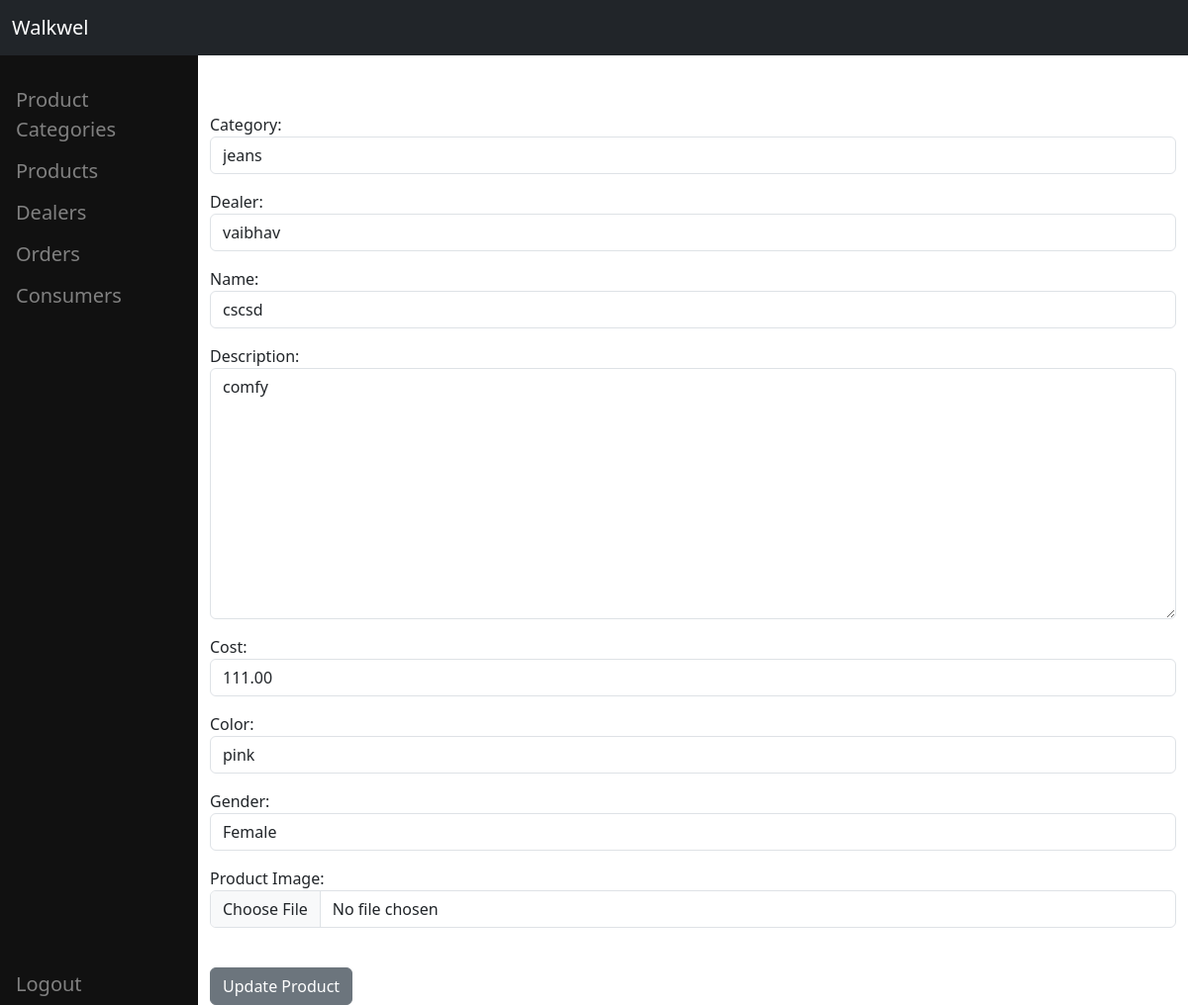
The page /update_product/14 (signed in) on the database its author committed.
### website/models.py (models this page shows, shortened)
class Product(models.Model):
    pid=models.AutoField(primary_key=True)
    category = models.ForeignKey(ProductCategory,on_delete=models.CASCADE, to_field='name')
    product_image= models.ImageField(upload_to='product_image/',null=True,blank=True)
    dealer = models.ForeignKey(Dealer, on_delete=models.CASCADE,to_field='email',default='Shop4u')
    name = models.CharField(max_length=255)
    description = models.TextField()
    cost = models.DecimalField(max_digits=10, decimal_places=2)
    color = models.CharField(max_length=50)
    gender = models.CharField(max_length=1, choices=Consumer.gender_choices,null=True)

class ProductCategory(models.Model):
    name = models.CharField(max_length=255,primary_key=True)
    description = models.TextField(default='large')
    is_active = models.BooleanField(default=True)
    def __str__(self):
        return self.name

### website/views.py (the view)
# urls.py: path('update_product/<int:pk>', views.update_product, name='update-product'),
def update_product(request, pk):
    if request.user.is_authenticated:
        current_product = Product.objects.get(pk=pk)
        if request.method == "POST":
            form = addproductform(request.POST, request.FILES, instance=current_product)
            if form.is_valid():
                form.save()
                messages.success(request, "Product Has Been Updated!")
                return redirect('product-list')
        else:
            form = addproductform(instance=current_product)
        return render(request, 'update_product.html', {'form': form, 'products': [current_product]})
    else:
        messages.success(request, "You Must Be Logged In...")
        return redirect('home')

### website/models.py (called while the page is built)
    def __str__(self):
        return self.fname

### website/templates/update_product.html (shortened to what this page needs)
{% extends 'base.html' %}
{% block content %}
    <form method="POST" enctype="multipart/form-data">
        {% for product in products %}
            {{ form.as_p }}
        {% endfor %}
        <br/>
        <button type="submit" class="btn btn-secondary">Update Product</button>
    </form>
{% endblock %}

### website/templates/base.html (style rules this page uses)
body { padding-top: 90px; padding-left:200px; }

### rows shown on the page
Product: category "jeans", dealer "vaibhav", description "comfy", cost "111.00", color "pink", gender "Female"
ProductCategory: name "cscsd"
